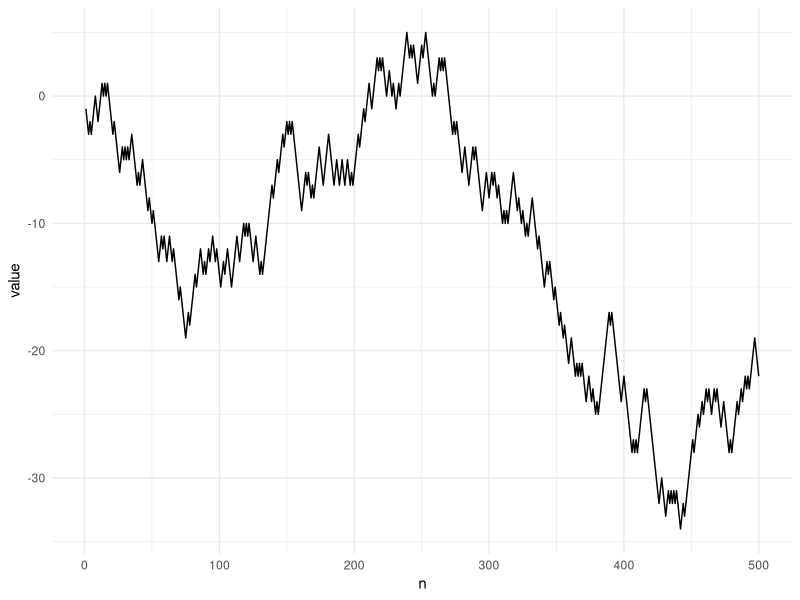
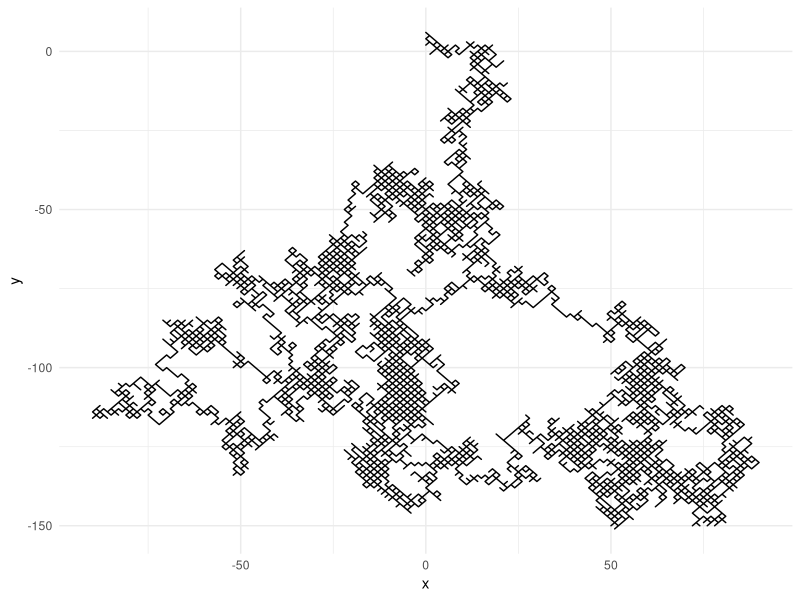
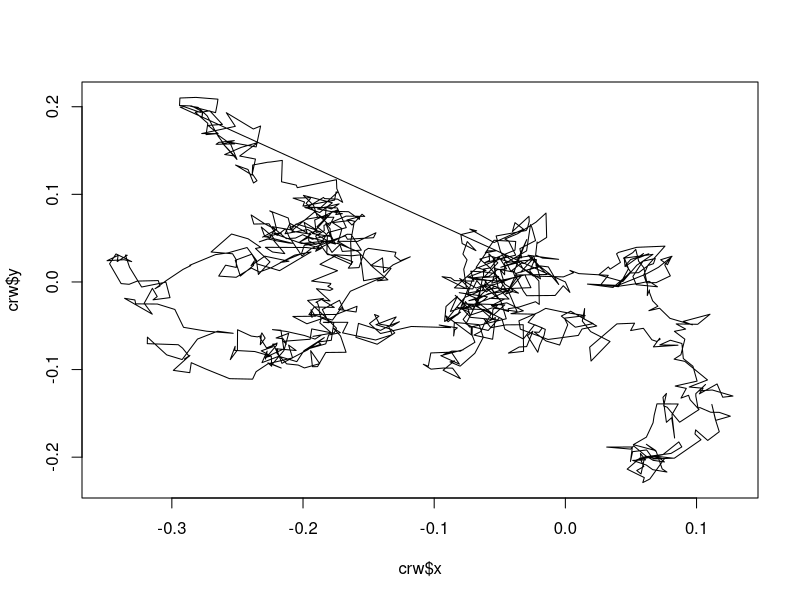

R code for these plots, in order:
############################### random walk ####################################

# https://mikegruz.github.io/articles/2016-12/random-walks

require(ggplot2)

set.seed(123) # for reproducibility
n = 500 # length of random walk

rand.walk = data.frame(
  value = cumsum(sample(c(-1,1), size=n, replace=TRUE)),
  n = 1:n
)

ggplot(rand.walk, aes(x=n, y=value)) + geom_line() + theme_minimal()




n = 10000

d2.rand.walk = data.frame(
  x = cumsum(sample(c(-1,1), size=n, replace=TRUE)),
  y = cumsum(sample(c(-1,1), size=n, replace=TRUE))
)


ggplot(d2.rand.walk, aes(x=x, y=y)) + geom_path() + theme_minimal()


############################### other random walk ##############################

# https://fabiandablander.com/r/Spurious-Correlation.html


crw = data.frame(x=numeric(n),
                 y=numeric(n))

simulate_ar <- function(n, phi, sigma = .01) {
  x <- rep(0, n)
  y <- rep(0, n)
  
  for (t in seq(2, n)) {
    x[t] <- phi*x[t-1] + rnorm(1, 0, sigma)
    y[t] <- phi*y[t-1] + rnorm(1, 0, sigma)
  }
  
  c(x,y)
  
}

n <- 1000
set.seed(1)

rw1 <- simulate_ar(n, phi = 1)
rw2 <- simulate_ar(n, phi = 1)
rw3 <- simulate_ar(n, phi = 1)
ar <- simulate_ar(n, phi = .999)


crw[,"x"] = ar[1:1000]
crw[,"y"] = ar[1001:2000]
plot(crw$x, crw$y, type = "l")
